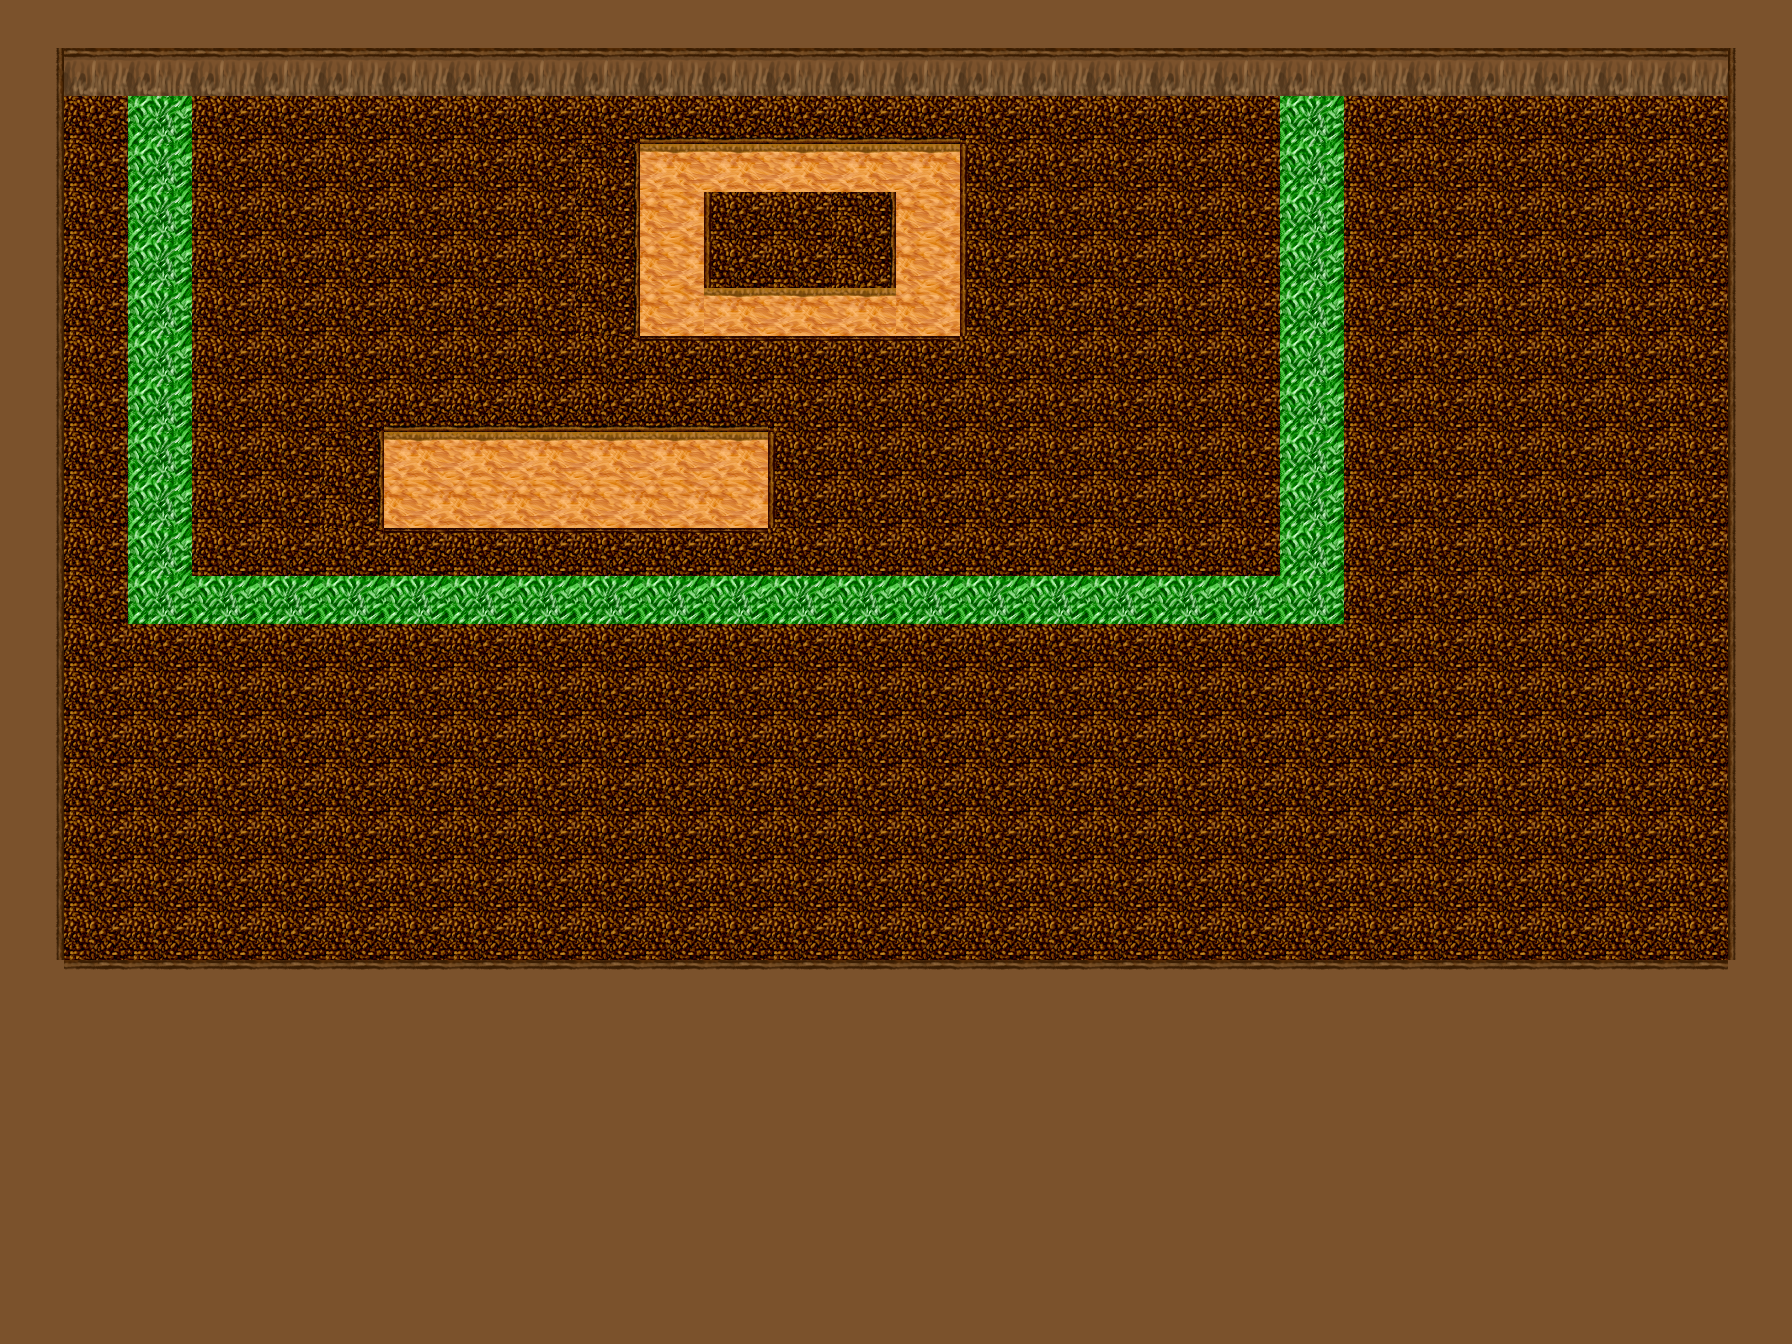

A 2D game scene composited from a Tiled map and its tileset images. What follows is a short description and the map's XML, with each tile layer's data collapsed to a summary:
An orthogonal 28x28 tile map with 64x48 px tiles, 1 tile layer (Underworld), 1 hidden layer not drawn, 5 tilesets and 41 objects (26x Lava, 3x BreakRock, RockMonster, Giant, Ruby, ...).

<map version="1.0" orientation="orthogonal" width="28" height="28" tilewidth="64" tileheight="48">
 <tileset firstgid="1" name="terrain" tilewidth="64" tileheight="48">
  <image source="terrain.png" width="1408" height="48" />
 </tileset>
 <tileset firstgid="23" name="Items" tilewidth="48" tileheight="48">
  <image source="item.png" width="384" height="55" />
  <tile id="0">
   <properties>
    <property name="Collectable" value="True" />
   </properties>
  </tile>
 </tileset>
 <tileset firstgid="31" name="backdrop" tilewidth="128" tileheight="96">
  <image source="backdrop.png" width="128" height="96" />
 </tileset>
 <tileset firstgid="32" name="Giant" tilewidth="96" tileheight="144">
  <image source="Giant.png" width="96" height="144" />
 </tileset>
 <tileset firstgid="33" name="rocks" tilewidth="64" tileheight="64">
  <image source="rocks.png" width="128" height="64" />
 </tileset>
 <layer name="Underworld" width="28" height="28">
  <data>[784 cells, 784 non-empty, 13 distinct tile ids]</data>
 </layer>
 <objectgroup name="Underworld Objects" width="28" height="28">
  <object type="Lava" x="384" y="432" width="64" height="48" />
  <object name="Monster" type="RockMonster" gid="23" x="768" y="240" />
  <object type="Lava" x="384" y="480" width="64" height="48" />
  <object type="Lava" x="448" y="432" width="64" height="48" />
  <object type="Lava" x="512" y="432" width="64" height="48" />
  <object type="Lava" x="576" y="432" width="64" height="48" />
  <object type="Lava" x="640" y="432" width="64" height="48" />
  <object type="Lava" x="704" y="432" width="64" height="48" />
  <object type="Lava" x="704" y="480" width="64" height="48" />
  <object type="Lava" x="640" y="480" width="64" height="48" />
  <object type="Lava" x="576" y="480" width="64" height="48" />
  <object type="Lava" x="512" y="480" width="64" height="48" />
  <object type="Lava" x="448" y="480" width="64" height="48" />
  <object type="Lava" x="640" y="144" width="64" height="48" />
  <object type="Lava" x="704" y="144" width="64" height="48" />
  <object type="Lava" x="768" y="144" width="64" height="48" />
  <object type="Lava" x="835" y="147" width="64" height="48" />
  <object type="Lava" x="896" y="144" width="64" height="48" />
  <object type="Lava" x="896" y="192" width="64" height="48" />
  <object type="Lava" x="896" y="240" width="64" height="48" />
  <object type="Lava" x="896" y="288" width="64" height="48" />
  <object type="Lava" x="832" y="288" width="64" height="48" />
  <object type="Lava" x="768" y="288" width="64" height="48" />
  <object type="Lava" x="704" y="288" width="64" height="48" />
  <object type="Lava" x="640" y="288" width="64" height="48" />
  <object type="Lava" x="640" y="240" width="64" height="48" />
  <object type="Lava" x="640" y="192" width="64" height="48" />
  <object x="0" y="0" width="1792" height="96" />
  <object x="1728" y="96" width="64" height="1248" />
  <object x="0" y="96" width="64" height="1248" />
  <object x="-64" y="960" width="1856" height="384" />
  <object name="Giant" type="Giant" gid="32" x="1472" y="432">
   <properties>
    <property name="NewLevel" value="Test" />
    <property name="RubyGoal" value="1" />
   </properties>
  </object>
  <object name="Ruby" type="Ruby" gid="23" x="1152" y="384" />
  <object type="Rock" gid="34" x="1024" y="768" />
  <object type="BreakRock" gid="33" x="960" y="768">
   <properties>
    <property name="Contains" value="Ruby" />
   </properties>
  </object>
  <object type="BreakRock" gid="33" x="896" y="768">
   <properties>
    <property name="Contains" value="Monster" />
   </properties>
  </object>
  <object type="BreakRock" gid="33" x="832" y="768">
   <properties>
    <property name="Contains" value="" />
   </properties>
  </object>
 </objectgroup>
 <layer name="Overworld" width="28" height="28" visible="0">
  <data>[784 cells, 743 non-empty, 5 distinct tile ids]</data>
 </layer>
 <objectgroup name="Overworld Objects" width="28" height="28" visible="0">
  <object x="0" y="96" width="1792" height="48" />
  <object x="1728" y="144" width="64" height="1152" />
  <object x="0" y="1296" width="1792" height="48" />
  <object x="0" y="144" width="64" height="1152" />
 </objectgroup>
</map>
